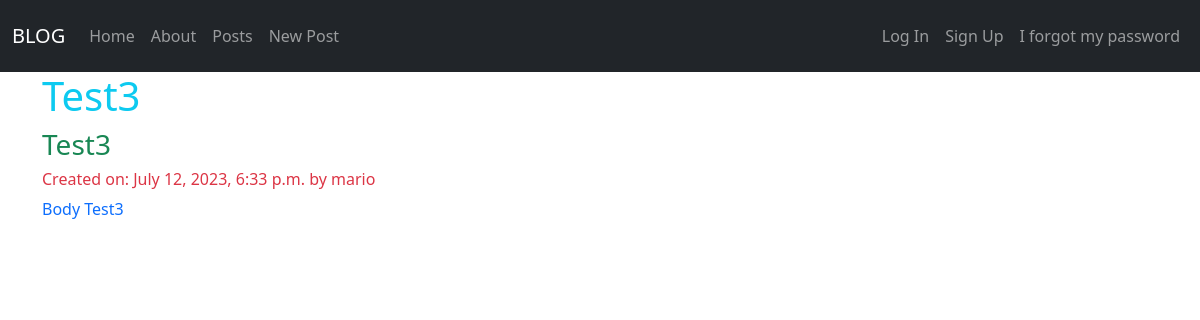
/posts/3/, run on the app's committed database.
### posts/models.py (models this page shows, shortened)
class Post(models.Model):
    title = models.CharField(max_length=264)
    subtitle = models.CharField(max_length=256)
    body = models.TextField()
    created_on = models.DateTimeField(auto_now_add=True)
    author = models.ForeignKey(
                get_user_model(),
                on_delete=models.CASCADE
    )
    status = models.ForeignKey(
                Status,
                on_delete=models.CASCADE,
                blank=True, null=True
    )

### posts/views.py (the view)
# urls.py: path("<int:pk>/", views.PostDetailView.as_view(), name="detail"),
class PostDetailView(DetailView):
    template_name = "posts/detail.html"
    model = Post

### templates/posts/detail.html (shortened to what this page needs)
{% extends 'base.html' %}
{% block content %}
<h1 class="text-info">{{post.title}}</h1>
<h3 class="text-success">{{post.subtitle}}</h3>
<h6 class="text-danger">Created on: {{post.created_on}} by {{post.author}}</h6>
<p class="text-primary">{{post.body}}</p>
{% endblock content %}

### data on the page
Post: title "Test3", subtitle "Test3", created_on "July 12, 2023, 6:33 p.m.", author "mario", body "Body Test3"
